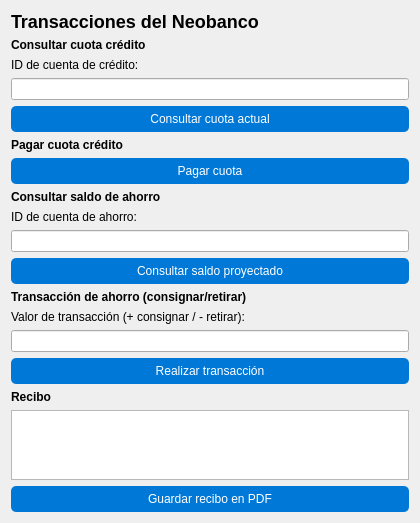
<?xml version="1.0" encoding="UTF-8"?>
<ui version="4.0">
 <class>Transacciones</class>
 <widget class="QWidget" name="Transacciones">
  <property name="geometry">
   <rect>
    <x>0</x>
    <y>0</y>
    <width>420</width>
    <height>514</height>
   </rect>
  </property>
  <property name="windowTitle">
   <string>Transacciones – Créditos y Ahorros</string>
  </property>
  <layout class="QVBoxLayout" name="verticalLayout">
   <item>
    <widget class="QLabel" name="labelTitulo">
     <property name="text">
      <string>&lt;h2&gt;Transacciones del Neobanco&lt;/h2&gt;</string>
     </property>
    </widget>
   </item>
   <item>
    <widget class="QLabel" name="labelSub1">
     <property name="text">
      <string>&lt;b&gt;Consultar cuota crédito&lt;/b&gt;</string>
     </property>
    </widget>
   </item>
   <item>
    <widget class="QLabel" name="label_id_credito">
     <property name="text">
      <string>ID de cuenta de crédito:</string>
     </property>
    </widget>
   </item>
   <item>
    <widget class="QLineEdit" name="input_id_credito"/>
   </item>
   <item>
    <widget class="QPushButton" name="btnConsultarCuota">
     <property name="styleSheet">
      <string>QPushButton {
    background-color: #0078d7;
    color: white;
    border-radius: 5px;
    padding: 6px;
}
QPushButton:hover {
    background-color: #005fa3;
}
QPushButton:pressed {
    background-color: #c0392b;
}</string>
     </property>
     <property name="text">
      <string>Consultar cuota actual</string>
     </property>
    </widget>
   </item>
   <item>
    <widget class="QLabel" name="labelSub2">
     <property name="text">
      <string>&lt;b&gt;Pagar cuota crédito&lt;/b&gt;</string>
     </property>
    </widget>
   </item>
   <item>
    <widget class="QPushButton" name="btnPagarCuota">
     <property name="styleSheet">
      <string>QPushButton {
    background-color: #0078d7;
    color: white;
    border-radius: 5px;
    padding: 6px;
}
QPushButton:hover {
    background-color: #005fa3;
}
QPushButton:pressed {
    background-color: #c0392b;
}</string>
     </property>
     <property name="text">
      <string>Pagar cuota</string>
     </property>
    </widget>
   </item>
   <item>
    <widget class="QLabel" name="labelSub3">
     <property name="text">
      <string>&lt;b&gt;Consultar saldo de ahorro&lt;/b&gt;</string>
     </property>
    </widget>
   </item>
   <item>
    <widget class="QLabel" name="label_id_ahorro">
     <property name="text">
      <string>ID de cuenta de ahorro:</string>
     </property>
    </widget>
   </item>
   <item>
    <widget class="QLineEdit" name="input_id_ahorro"/>
   </item>
   <item>
    <widget class="QPushButton" name="btnConsultarSaldo">
     <property name="styleSheet">
      <string>QPushButton {
    background-color: #0078d7;
    color: white;
    border-radius: 5px;
    padding: 6px;
}
QPushButton:hover {
    background-color: #005fa3;
}
QPushButton:pressed {
    background-color: #c0392b;
}</string>
     </property>
     <property name="text">
      <string>Consultar saldo proyectado</string>
     </property>
    </widget>
   </item>
   <item>
    <widget class="QLabel" name="labelSub4">
     <property name="text">
      <string>&lt;b&gt;Transacción de ahorro (consignar/retirar)&lt;/b&gt;</string>
     </property>
    </widget>
   </item>
   <item>
    <widget class="QLabel" name="label_valor_transaccion">
     <property name="text">
      <string>Valor de transacción (+ consignar / - retirar):</string>
     </property>
    </widget>
   </item>
   <item>
    <widget class="QLineEdit" name="input_valor"/>
   </item>
   <item>
    <widget class="QPushButton" name="btnTransaccion">
     <property name="styleSheet">
      <string>QPushButton {
    background-color: #0078d7;
    color: white;
    border-radius: 5px;
    padding: 6px;
}
QPushButton:hover {
    background-color: #005fa3;
}
QPushButton:pressed {
    background-color: #c0392b;
}</string>
     </property>
     <property name="text">
      <string>Realizar transacción</string>
     </property>
    </widget>
   </item>
   <item>
    <widget class="QLabel" name="labelRecibo">
     <property name="text">
      <string>&lt;b&gt;Recibo&lt;/b&gt;</string>
     </property>
    </widget>
   </item>
   <item>
    <widget class="QTextEdit" name="textRecibo">
     <property name="readOnly">
      <bool>true</bool>
     </property>
    </widget>
   </item>
   <item>
    <widget class="QPushButton" name="btnGuardarPDF">
     <property name="styleSheet">
      <string>QPushButton {
    background-color: #0078d7;
    color: white;
    border-radius: 5px;
    padding: 6px;
}
QPushButton:hover {
    background-color: #005fa3;
}
QPushButton:pressed {
    background-color: #c0392b;
}</string>
     </property>
     <property name="text">
      <string>Guardar recibo en PDF</string>
     </property>
    </widget>
   </item>
  </layout>
 </widget>
 <resources/>
 <connections/>
</ui>
